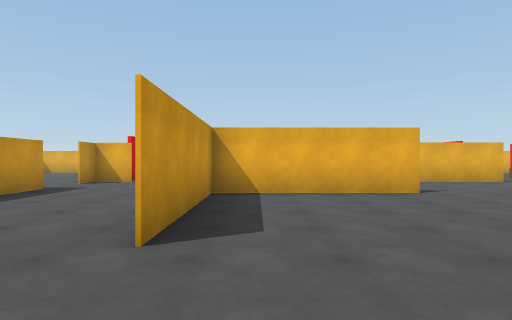
view 1 (above)

21 first-person views from a walk through a scene from a Unity 3-D project. The camera is 1.3 m above the floor, looks level and sees 75° across. The floor is counted in squares, 2 m on a side. Each view is taken from the middle of a square. On the plan, view 1 faces up. The plan holds only what a view shows up to about 10 squares ahead; the rest is blank. The place goes on beyond the plan. The player is left out. Door leaves are left out, so doorways stand open. Some surface patterns are stand-ins.

view 2
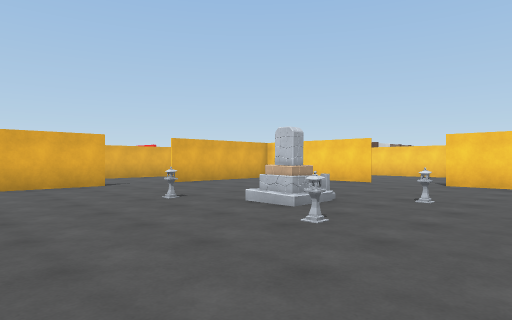

view 3
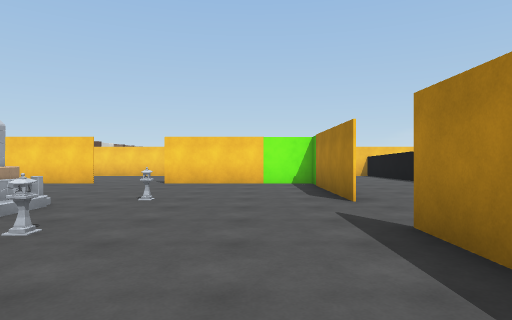

view 4
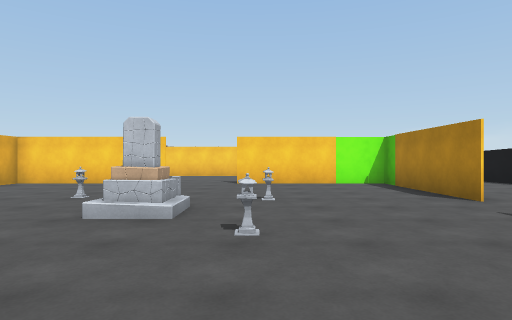

view 5
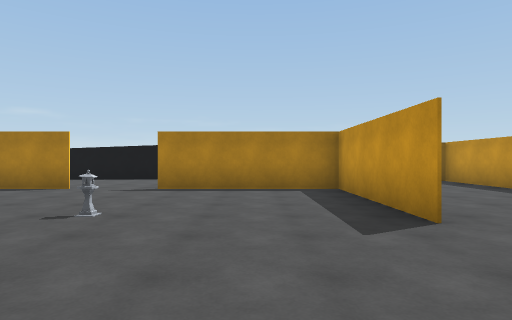

view 6
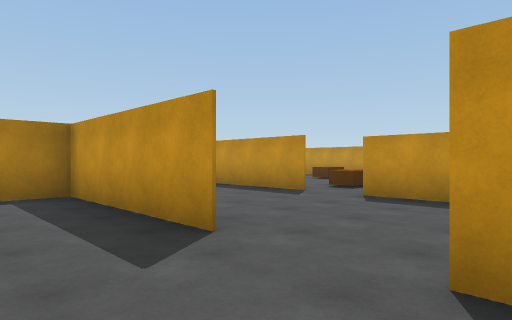

view 7
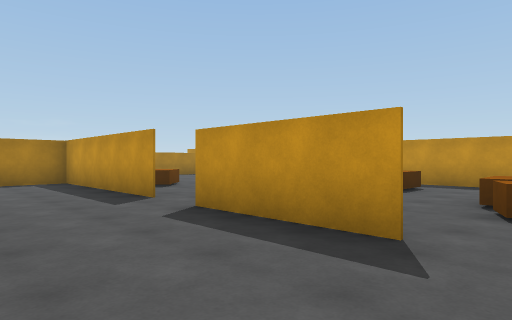

view 8
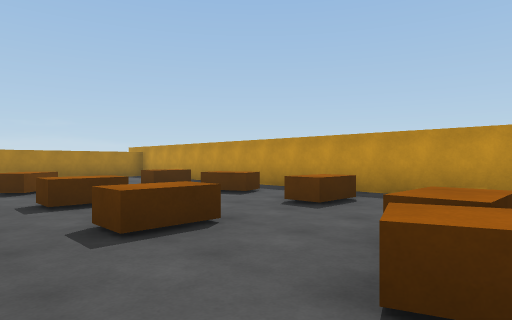

view 9
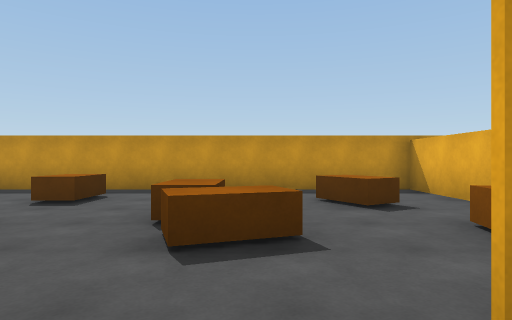

view 10
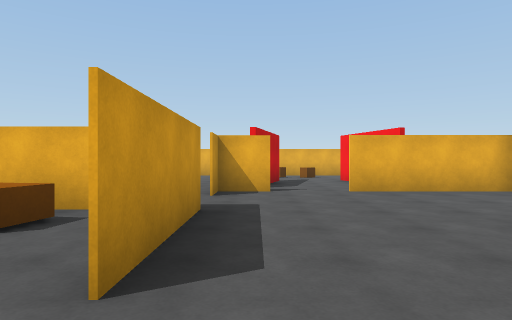

view 11
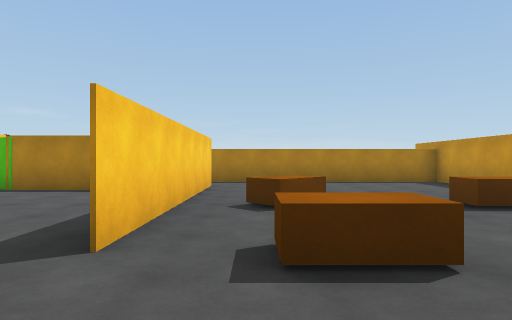

view 12
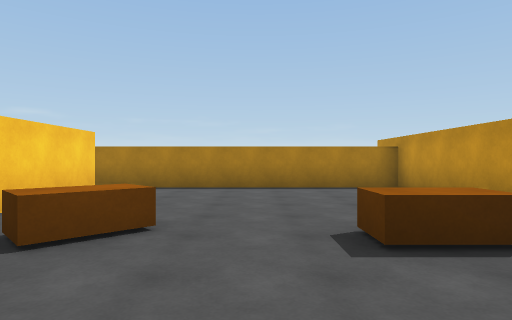

view 13
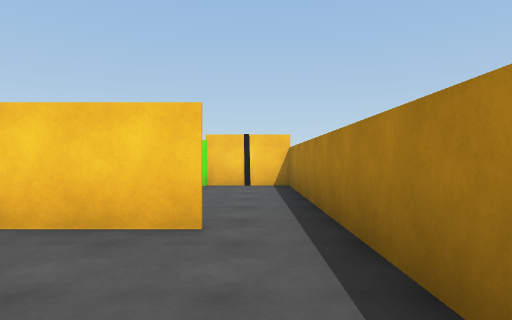

view 14
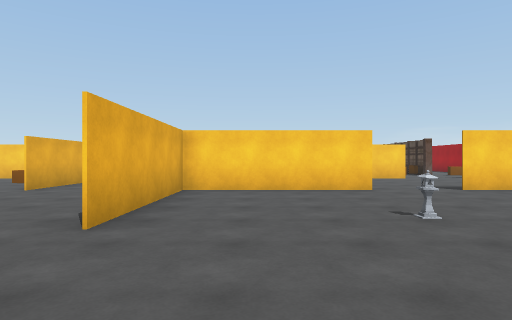

view 15
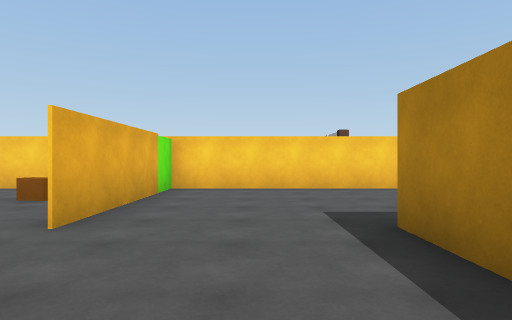

view 16
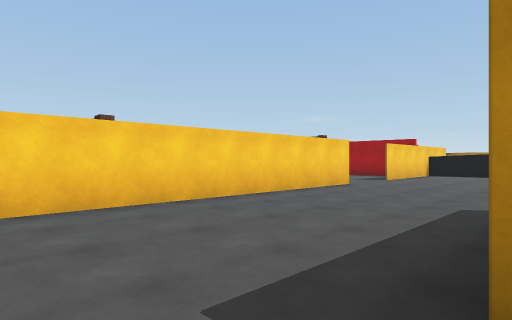

view 17
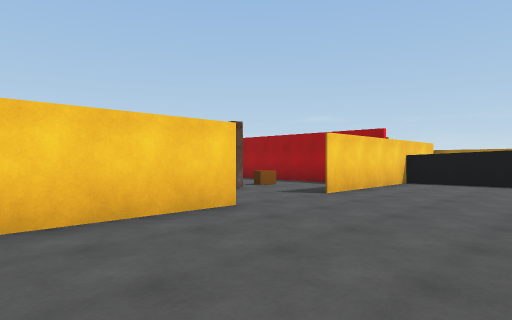

view 18
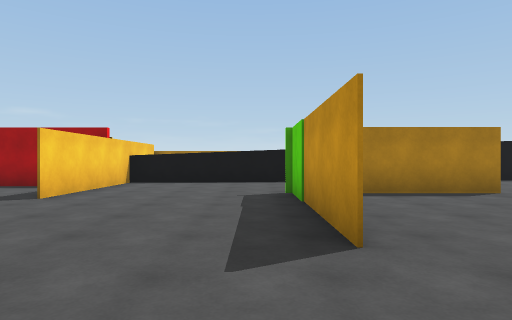

view 19
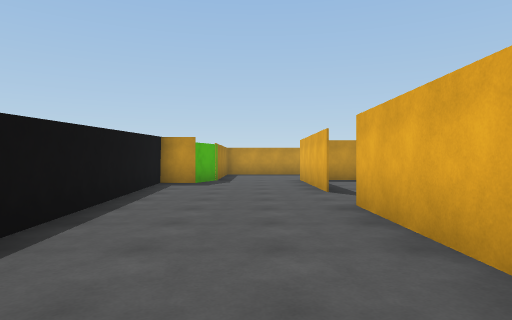

view 20
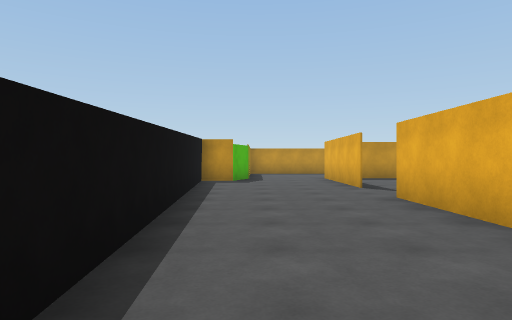

view 21
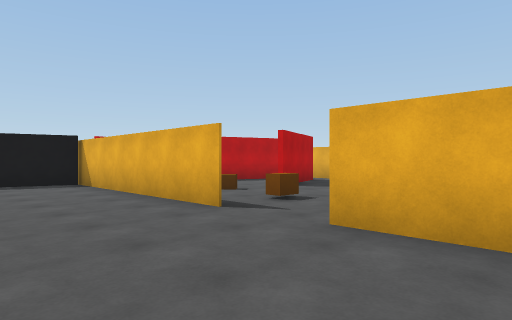

### Floor plan
Points are (right, up) in squares from view 1. A wall is a line through its corners. A room is listed if a view was taken in it or the views show most of it. See-through windows are left out.
Room 1 (views 1, 2, 3, 4, 5, 6, 14)
walls: (3.3, 6.6) (-0.9, 6.6) (-0.9, 2.5); (-0.9, 0.6) (-0.9, -3.5) (3.2, -3.5); (9.2, 2.4) (9.2, 6.6) (5.1, 6.6); (5.1, -3.5) (9.5, -3.5); (9.2, -3.6) (9.2, 0.6)
ways out: opening at (-1, 1.5) to room 2; opening at (4.5, 7) to room 4; opening at (9, 1.5) to room 4; open door at (4.5, -3.5) to room 4
objects: lantern (3, 0); lantern (3, 3); lantern (5, 0); lantern (6, 3)
Room 2 (views 7, 8, 9, 10)
walls: (-4.7, 3) (-4.7, 0); (-4.7, -1.2) (-4.7, -6.3) (-1.6, -6.3); (-4.7, 7.5) (-4.7, 4.5); (-3.6, 9.9) (-4.7, 9.9) (-4.7, 9); (0.9, 9.9) (-2.1, 9.9)
ways out: opening at (-1, 1.5) to room 1; opening at (-5, 3.5) to room 3; open door at (-5, -0.5) to room 3; opening at (-1, -5) to room 4; opening at (-5, 8.5); opening at (-3, 10)
Room 3 (views 11, 12, 13)
walls: (-11.4, -5.4) (-11.4, -8.9) (-5.5, -8.9); (-4.9, -7.5) (-4.9, -1.2); (-8.7, 7.4) (-11.4, 7.4) (-11.4, -3.9)
ways out: opening at (-5, 3.5) to room 2; open door at (-5, -0.5) to room 2; opening at (-5, -8) to room 5
objects: other object (-10, -4) to (-9, -4); other object (-10, -2) to (-9, -1); other object (-10, 1) to (-9, 1); other object (-9, 5) to (-9, 6); other object (-8, 3); other object (-7, -4) to (-6, -4); other object (-7, -1); other object (-7, 1); other object (-7, 4)
Room 4 (views 15, 16, 17, 18, 19, 20, 21)
walls: (9.2, 0.6) (9.2, -3.5); (8.1, -3.6) (5.1, -3.6); (13.6, -0.3) (13.6, 9.9) (9.1, 9.9); (7.8, 6.6) (9.3, 6.6); (3.3, -3.6) (0, -3.6); (7.4, 9.9) (0.9, 9.9); (13.6, -7.5) (13.6, -2.5); (1.7, 9.9) (1.2, 8.2); (-1.6, -6.3) (-0.6, -6.3) (0.6, -6.7) (0.6, -7.7) (13.7, -6.5)
ways out: opening at (4.5, 7) to room 1; opening at (9, 1.5) to room 1; open door at (4.5, -3.5) to room 1; opening at (-1, -5) to room 2; opening at (14, -1.5); open door at (8.5, 10)
Room 5 (no view inside)
walls: (-5.5, -8.9) (0.5, -8.9) (0.5, -6.8)
ways out: opening at (-5, -8) to room 3

Where each view was taken, in squares from view 1:
view 1: 0 up, 0 right, facing up
view 2: 2 down, 0 right, facing up-right
view 3: 2 down, 0 right, facing right
view 4: 0 up, 0 right, facing right
view 5: 4 up, 1 right, facing down
view 6: 3 up, 1 right, facing down-left
view 7: 4 up, 2 left, facing down-left
view 8: 4 up, 5 left, facing down-left
view 9: 4 up, 4 left, facing left
view 10: 3 up, 4 left, facing up
view 11: 1 up, 6 left, facing down
view 12: 1 down, 8 left, facing down
view 13: 8 down, 8 left, facing right
view 14: 5 up, 2 right, facing right
view 15: 8 up, 6 right, facing right
view 16: 8 up, 9 right, facing down-right
view 17: 3 up, 10 right, facing down-right
view 18: 3 up, 10 right, facing down
view 19: 5 down, 10 right, facing left
view 20: 6 down, 11 right, facing left
view 21: 7 up, 11 right, facing up-left
